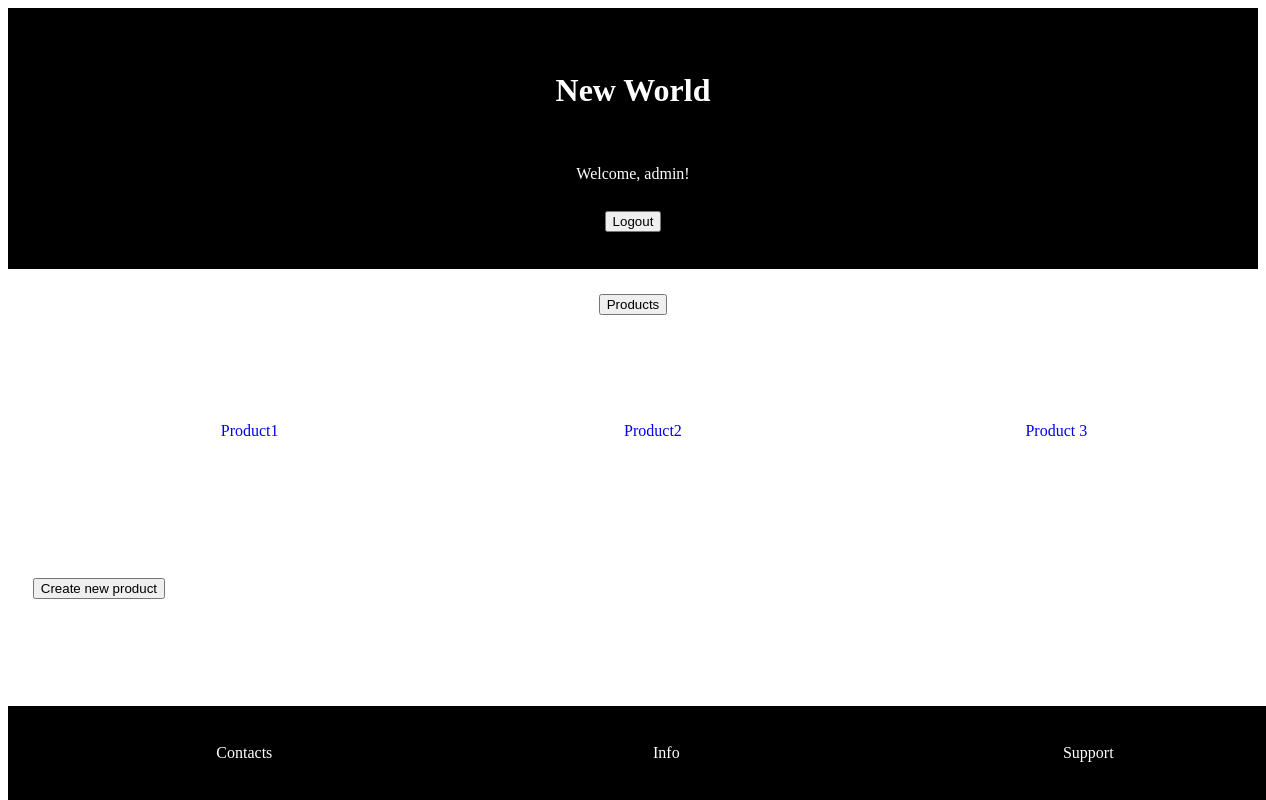
Screenshot of /products/ (signed in) with the database file from the repository.
### users/models.py (models this page shows, shortened)
class CustomUser(AbstractUser):
    GENDER_CHOICES = [
        ('MALE', 'Male'),
        ('FEMALE', 'Female'),
    ]
    DEPARTMENT_CHOICES = [
        ('IT', 'IT'),
        ('MARKETING', 'Marketing'),
        ('SALES', 'Sales'),
        ('CUSTOMER', 'Customer')
    ]
    age = models.PositiveIntegerField(blank=False, db_default=0)
    gender = models.CharField(
        max_length=10,
        choices=GENDER_CHOICES,
        default='MALE'
    )
    department = models.CharField(
        max_length=10,
        choices=DEPARTMENT_CHOICES,
        default='CUSTOMER'
    )
    email = models.EmailField(unique=True)

class Product(models.Model):
    name = models.CharField(max_length=100)
    info = models.TextField()
    price = models.DecimalField(max_digits=10, decimal_places=2)
    creation_date = models.DateField(auto_now_add=True)

### users/views.py (the view)
# urls.py: path('products/', views.product_list, name='product_list'),
def product_list(request):
    products = Product.objects.all()
    return render(request, 'product_list.html', {'products': products})

### templates/product_list.html (shortened to what this page needs)
{% extends 'base.html' %}
{% load custom_tags %}
{% block main %}
    <ul class="products">
        {% for product in products %}
        <li class="product">
            <a class="products_detail" href="{% url 'product_detail' product.pk %}">{{ product.name }}</a>
        </li>
        {% endfor %}
    </ul>
    {% if perms.users.add_product or user|department_access:"IT,Sales,Marketing" %}
        <a class="create_product" href="{% url 'product_create' %}"><button>Create new product</button></a>
    {% endif %}
{% endblock main %}

### templates/base.html (shortened to what this page needs)
<!DOCTYPE html>
<html lang="en">
<head>
</head>
<body>
    <header>
        {% block header %}
        <a href="{% url 'home' %}"><h1>New World</h1></a>
        {% if user.is_authenticated %}
            <p>Welcome, {{ user.username }}!</p>
            <a href="{% url 'logout_user' %}"><button>Logout</button></a>
        {% else %}
            <a class="login" href="{% url 'login_user' %}"><button>Login</button></a>
        {% endif %}
        {% endblock header %}
    </header>
    <nav>
        {% block nav %}
            <a href="{% url 'product_list' %}"><button>Products</button></a>
        {% endblock nav %}
    </nav>
    <main>
        {% block main %}
        {% endblock main %}
    </main>
    <footer>
        {% block footer %}
            <a>Contacts</a>
            <a>Info</a>
            <a>Support</a>
        {% endblock footer %}
    </footer>
</body>
</html>

### templates/base.html (style rules this page uses)
header { background-color: black; color: white; padding: 2%; }
header a { text-decoration: none; color: white; }
body { text-align: center; }
button { margin: 1%; }
nav { display: flex; align-items: center; }
a { flex: 1; margin: 1%; }
li { list-style-type: none; display: flex; }
footer { background-color: black; color: white; padding: 2%; position: absolute; bottom: 0; display: flex; width: 100%; }
.products { display: flex; padding-top: 5%; }
.product { flex: 1; }
.products_detail { text-decoration: none; padding: 0 50px; }
.create_product { display: flex; padding-top: 8%; text-decoration: none; }

### rows the page displays
CustomUser: username "admin"
Product: name "Product1"
Product: name "Product2"
Product: name "Product 3"
